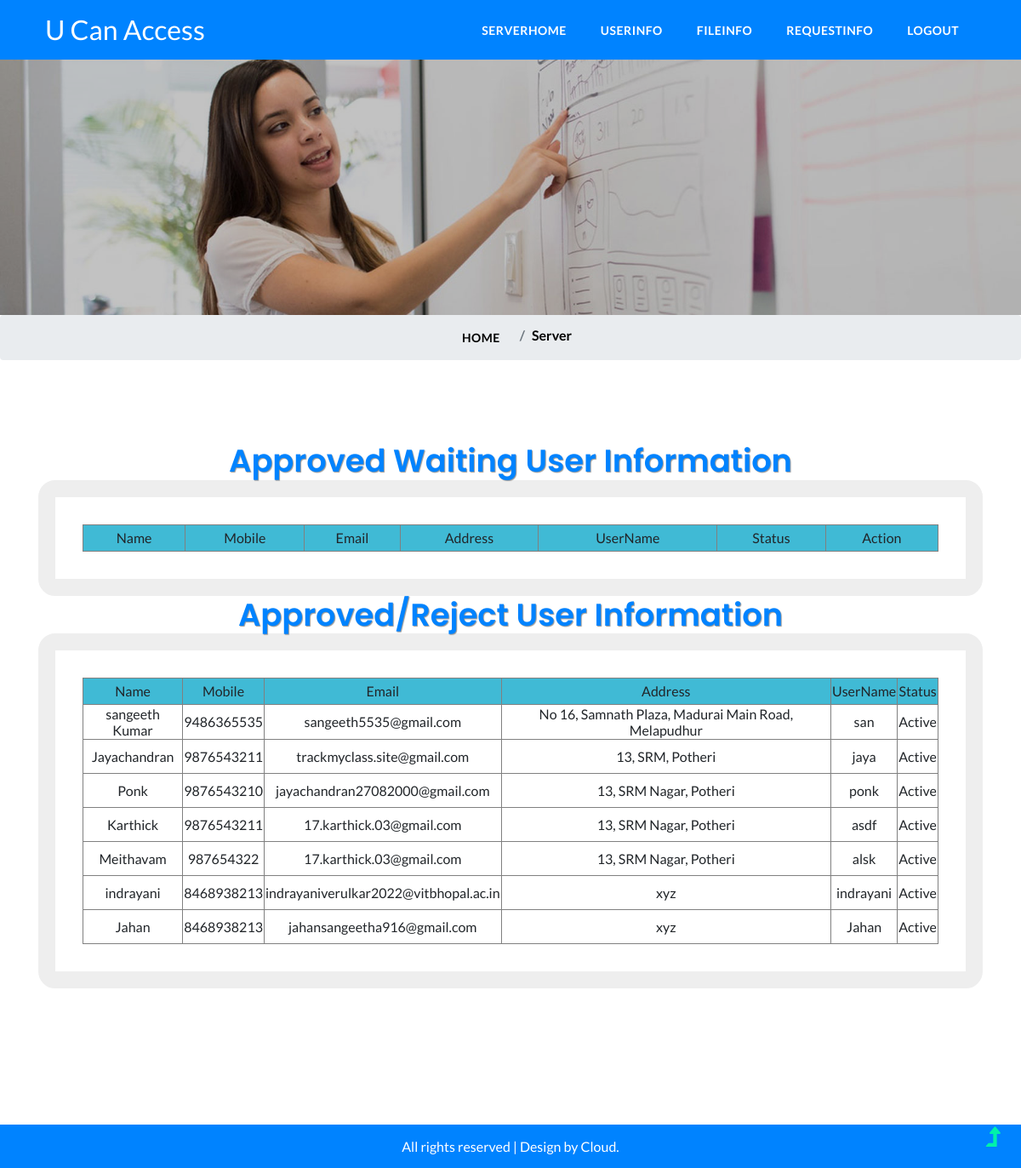
The page /SUserInfo on the database its author committed.
### tables this page shows
CREATE TABLE regtb (
            id INTEGER PRIMARY KEY AUTOINCREMENT,
            uname TEXT,
            mobile TEXT,
            email TEXT,
            address TEXT,
            username TEXT,
            password TEXT,
            status TEXT,
            LoginKey TEXT
        );

### App_v2.py (the view)
@app.route("/SUserInfo")
def SUserInfo():
    conn = get_db_connection()
    cur = conn.cursor()
    cur.execute("SELECT * FROM regtb WHERE status='waiting'")
    data = cur.fetchall()
    cur.execute("SELECT * FROM regtb WHERE status='Active'")
    data1 = cur.fetchall()
    conn.close()
    return render_template('SUserInfo.html', data=data, data1=data1)

### App_v2.py (called while the page is built)
def get_db_connection():
    conn = sqlite3.connect(DB_PATH)
    conn.row_factory = sqlite3.Row  # Allows accessing columns by name
    return conn

### templates/SUserInfo.html (shortened to what this page needs)
<html lang="zxx">
<head>
    <link href="../static/css/bootstrap.css" type="text/css" rel="stylesheet" media="all">
    <link href="../static/css/style.css" type="text/css" rel="stylesheet" media="all">
    <link href="../static/css/font-awesome.min.css" rel="stylesheet">
</head>
<body>
    <header id="home">
        <div class="container">
            <div class="header d-lg-flex justify-content-between align-items-center py-sm-3 py-2 px-sm-2 px-1">
                <div id="logo">
                    <h1><a href="#">U Can Access</a></h1>
                </div>
                <div class="nav_w3ls ml-lg-5">
                    <nav>
                        <ul class="menu">
                          {% include 'Menu/Server.html'  %}
                        </ul>
                    </nav>
                </div>
            </div>
        </div>
    </header>
    <div class="inner-banner-w3ls d-flex flex-column justify-content-center align-items-center">
    </div>
    <nav aria-label="breadcrumb">
        <ol class="breadcrumb d-flex justify-content-center">
            <li class="breadcrumb-item">
                <a href="/" class="m-0">Home</a>
            </li>
            <li class="breadcrumb-item active" aria-current="page">Server</li>
        </ol>
    </nav>
    <section class="contact-wthree align-w3" id="contact">
        <div class="container" align="center">
            <div class="wthree_pvt_title text-center" >
                <h4 class="w3pvt-title">Approved Waiting User Information
                </h4>
                <div class="contact-form-wthreelayouts" align="left">
                        <table width="100%" border="1" align="center" >
              <tr bgcolor="#40bad5" >
                <td height="31" ><div align="center" class="contact_form_subject style1"  >Name</div></td>
                <td ><div align="center" class="contact_form_subject style1" >Mobile</div></td>
                <td ><div align="center" class="contact_form_subject style1" >Email</div></td>
                <td ><div align="center" class="contact_form_subject style1" >Address</div></td>
                <td ><div align="center" class="contact_form_subject style1" >UserName</div></td>
                  <td ><div align="center" class="contact_form_subject style1" >Status</div></td>
                   <td ><div align="center" class="contact_form_subject style1" >Action</div></td>
              </tr>
            </table>
                </div>
<h4 class="w3pvt-title">Approved/Reject User Information
                </h4>
<div class="contact-form-wthreelayouts" align="left">
                                 <table width="100%" border="1" align="center"  style="padding:20px" >
              <tr bgcolor="#40bad5">
                <td height="31" ><div align="center" class="contact_form_subject style1" >Name</div></td>
                <td ><div align="center" class="contact_form_subject style1" >Mobile</div></td>
                <td ><div align="center" class="contact_form_subject style1" >Email</div></td>
                <td ><div align="center" class="contact_form_subject style1" >Address</div></td>
                <td ><div align="center" class="contact_form_subject style1" >UserName</div></td>
                  <td ><div align="center" class="contact_form_subject style1" >Status</div></td>
              </tr>
			  {% for item1 in data1 %}
              <tr>
                <td height="40"><div align="center" class="contact_form_name style2">{{item1[1]}}</div></td>
                <td><div align="center" class="contact_form_name style2">{{item1[2]}}</div></td>
                <td><div align="center" class="contact_form_name style2">{{item1[3]}}</div></td>
                <td><div align="center" class="contact_form_name style2">{{item1[4]}}</div></td>
                <td><div align="center" class="contact_form_name style2">{{item1[5]}}</div></td>
                <td><div align="center" class="contact_form_name style2">{{item1[7]}}</div></td>
              </tr>
			  {% endfor %}
            </table>
                    </div>
            </div>
        </div>
    </section>
    <div class="cpy-right text-center">
        <p class="text-wh">All rights reserved | Design by
            <a href="#"> Cloud.</a>
        </p>
    </div>
    <a href="#home" class="move-top text-center">
        <span class="fa fa-level-up" aria-hidden="true"></span>
    </a>
</body>
</html>

### static/css/style.css (style rules this page uses)
body { margin: 0; font-family: 'Lato', sans-serif; background: #fff; }
body a, .w3ls-btn { transition: 0.5s all; -webkit-transition: 0.5s all; -moz-transition: 0.5s all; -o-transition: 0.5s all; -ms-transition: 0.5s all; text-decoration: none; outline: none; }
h1, h2, h3, h4, h5, h6 { margin: 0; font-family: 'Poppins', sans-serif; }
p { margin: 0; color: #333; font-size: 1em; line-height: 1.7; }
ul { margin: 0; padding: 0; }
ul { list-style-type: none; }
html { scroll-behavior: smooth; }
.text-wh { color: #fff; }
a.move-top { position: fixed; bottom: 1.5%; right: 2%; z-index: 0; }
a.move-top span { color: #00f2aa; font-size: 30px; }
header { background: #0083ff; }
nav { margin: 0; padding: 0; }
#logo a { float: left; display: initial; font-family: 'Lato', sans-serif; font-weight: 400; font-size: 0.8em; text-transform: capitalize; color: #fff; }
nav:after { content: ""; display: table; clear: both; }
nav ul { padding: 0; margin: 0; list-style: none; position: relative; }
nav a { margin: 0 5px; display: inline-block; transition: 0.5s all; -webkit-transition: 0.5s all; -moz-transition: 0.5s all; -o-transition: 0.5s all; -ms-transition: 0.5s all; font-weight: 700; text-transform: uppercase; color: #fff; padding: 4px 15px; font-size: 0.9em; letter-spacing: 0.5px; border-radius: 20px; }
li>a:only-child:after { content: ''; }
@media (max-width: 1280px) { nav a { font-size: 14px; } }
.cpy-right { padding: 1vw; background: #0083ff; }
.cpy-right p { color: #fff; }
.cpy-right a { color: #fff; }
.banner:before, .inner-banner-w3ls:before { position: absolute; content: ''; background: rgba(0, 0, 0, 0.24); width: 100%; height: 100%; top: 0; left: 0; z-index: -1; }
.inner-banner-w3ls { background: url(../images/inner-banner.jpg) no-repeat center; background-size: cover; min-height: 300px; position: relative; z-index: 0; }
li.breadcrumb-item a { color: #000; }
.breadcrumb-item.active { color: #000000; text-transform: capitalize; font-weight: 600; }
.wthree_pvt_title { margin-bottom: 5em; }
h4.w3pvt-title { color: #0083ff; text-transform: capitalize; font-size: 2.3em; font-weight: 600; text-shadow: 1px 1px 1px #969696; }
.align-w3 { padding: 5em 0; }
.contact-form-wthreelayouts { padding: 2em; border: 20px solid #eee; border-radius: 20px; }

### rows shown on the page
regtb: uname "sangeeth Kumar", mobile "9486365535", email "sangeeth5535@gmail.com", address "No 16, Samnath Plaza, Madurai Main Road, Melapudhur", username "san", status "Active"
regtb: uname "Jayachandran", mobile "9876543211", email "trackmyclass.site@gmail.com", address "13, SRM, Potheri", username "jaya", status "Active"
regtb: uname "Ponk", mobile "9876543210", email "jayachandran27082000@gmail.com", address "13, SRM Nagar, Potheri", username "ponk", status "Active"
regtb: uname "Karthick", mobile "9876543211", email "17.karthick.03@gmail.com", address "13, SRM Nagar, Potheri", username "asdf", status "Active"
regtb: uname "Meithavam", mobile "987654322", email "17.karthick.03@gmail.com", address "13, SRM Nagar, Potheri", username "alsk", status "Active"
regtb: uname "indrayani", mobile "8468938213", email "indrayaniverulkar2022@vitbhopal.ac.in", address "xyz", username "indrayani", status "Active"
regtb: uname "Jahan", mobile "8468938213", email "jahansangeetha916@gmail.com", address "xyz", username "Jahan", status "Active"
